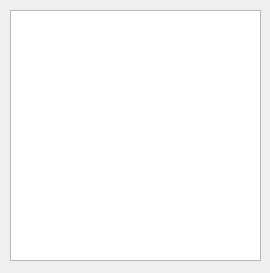
<?xml version="1.0" encoding="UTF-8"?>
<ui version="4.0">
 <class>FiguresSceneMdi</class>
 <widget class="QWidget" name="FiguresSceneMdi">
  <property name="geometry">
   <rect>
    <x>0</x>
    <y>0</y>
    <width>270</width>
    <height>273</height>
   </rect>
  </property>
  <property name="minimumSize">
   <size>
    <width>270</width>
    <height>273</height>
   </size>
  </property>
  <property name="maximumSize">
   <size>
    <width>270</width>
    <height>273</height>
   </size>
  </property>
  <property name="windowTitle">
   <string>Form</string>
  </property>
  <widget class="ShapeView" name="graphicsView">
   <property name="geometry">
    <rect>
     <x>10</x>
     <y>10</y>
     <width>251</width>
     <height>251</height>
    </rect>
   </property>
   <property name="minimumSize">
    <size>
     <width>251</width>
     <height>251</height>
    </size>
   </property>
   <property name="maximumSize">
    <size>
     <width>251</width>
     <height>251</height>
    </size>
   </property>
  </widget>
 </widget>
 <customwidgets>
  <customwidget>
   <class>ShapeView</class>
   <extends>QGraphicsView</extends>
   <header>shapeview.h</header>
  </customwidget>
 </customwidgets>
 <resources/>
 <connections/>
</ui>
